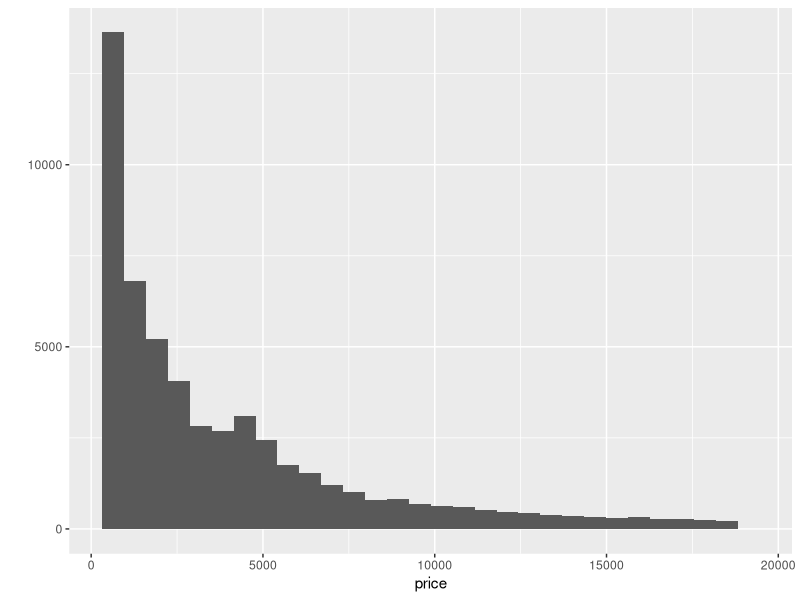
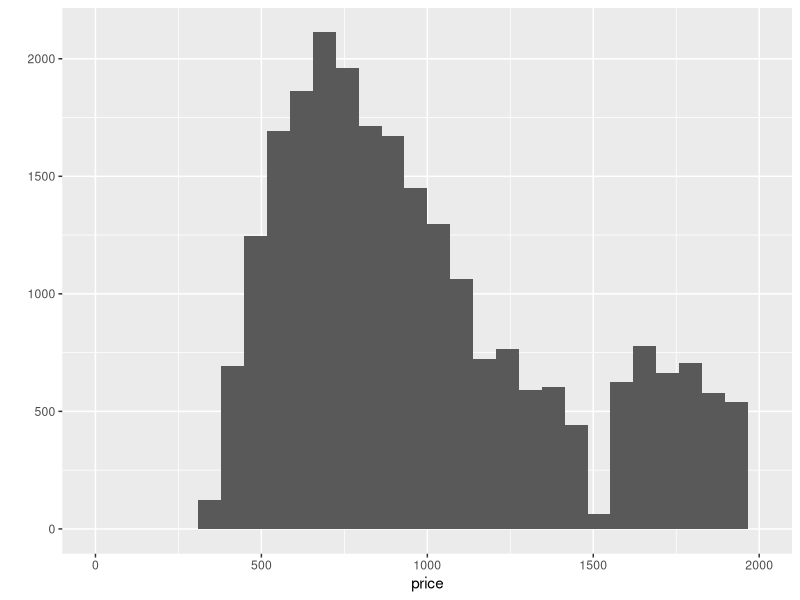
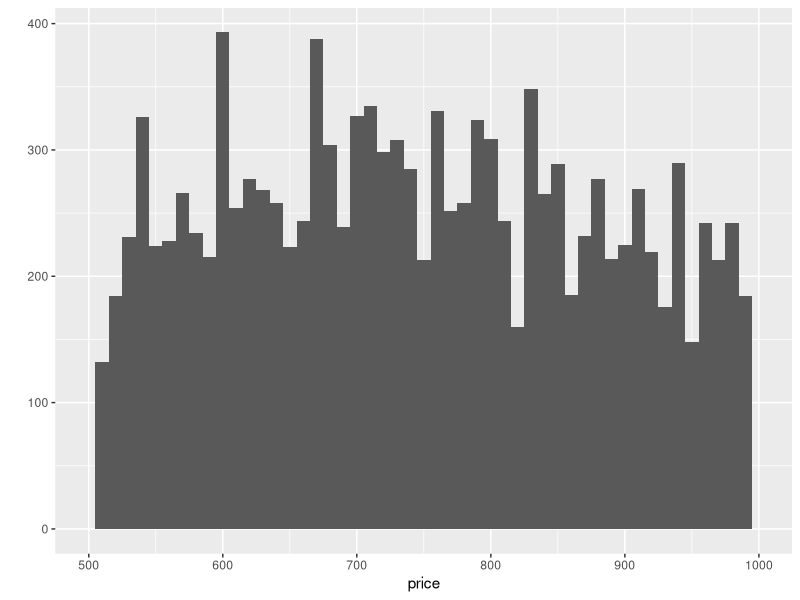
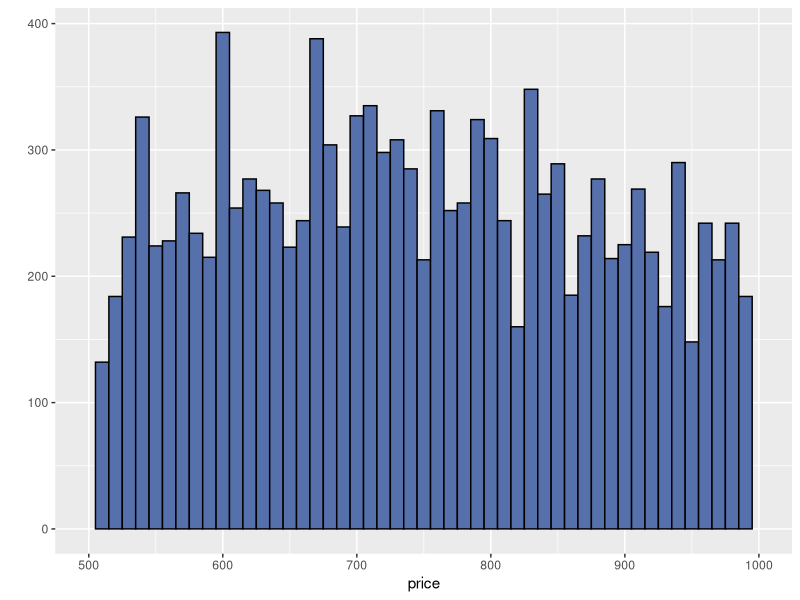
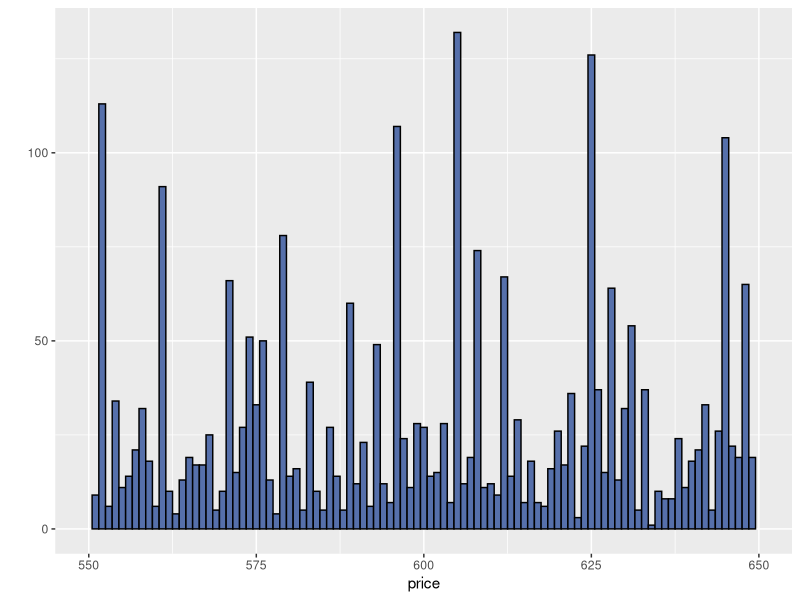
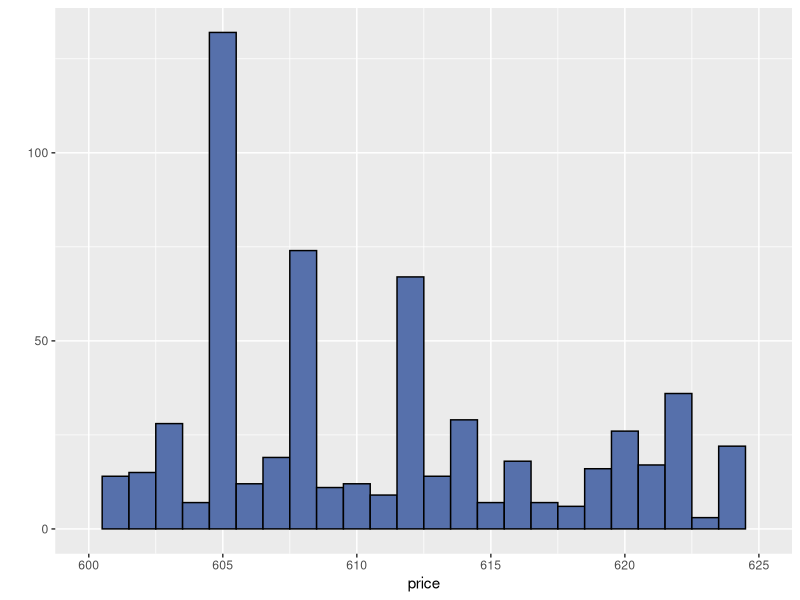
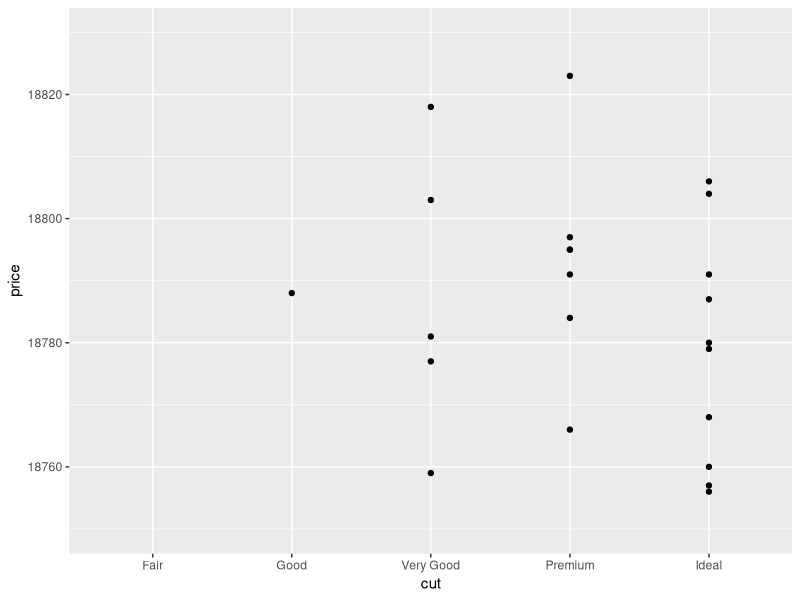
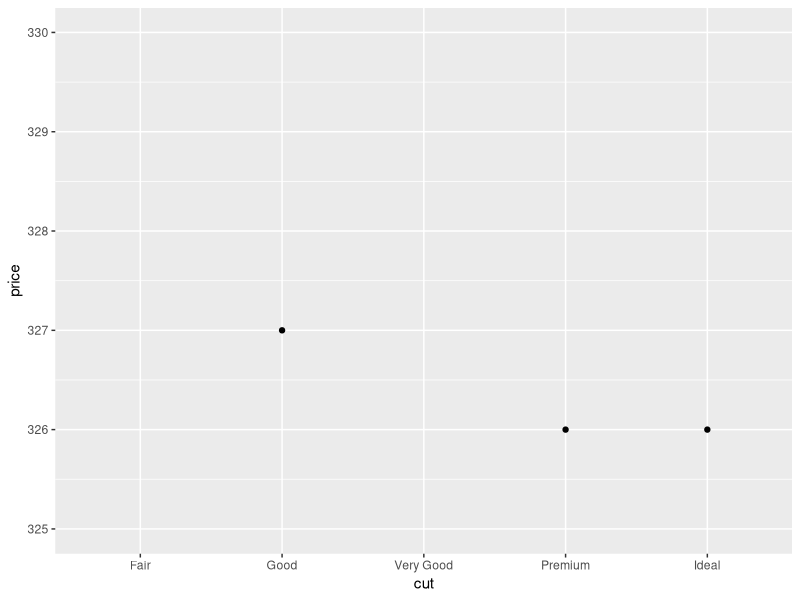

These charts were generated, in order, by the following R code:
## ---- chunk 1
knitr::opts_chunk$set(echo = TRUE)
## ---- chunk 2
library('ggplot2')
summary(diamonds)
## ---- chunk 3
head(diamonds)
?diamonds
## ---- chunk 4
levels(diamonds$clarity)
levels(diamonds$cut)
levels(diamonds$color)
## ---- chunk 5
qplot(data = diamonds, x = price)
## ---- chunk 6
summary(diamonds$price)
## ---- chunk 7
qplot(data = diamonds, x = price) +
  scale_x_continuous(limits = c(0, 2000))

print(length(diamonds$price[diamonds$price < 2401])) #less than median
print(length(diamonds$price[diamonds$price > 3933])) #less than mean
## ---- chunk 8
qplot(data = diamonds, x = price, binwidth = 10) + 
  scale_x_continuous(limits = c(500, 1000))

qplot(data = diamonds, x = price, binwidth = 10,
      fill = I("#5670AB"), color = I('black')) +
  scale_x_continuous(limits = c(500, 1000))

qplot(data = diamonds, x = price, binwidth = 1,
      fill = I("#5670AB"), color = I('black')) +
  scale_x_continuous(limits = c(550, 650))

qplot(data = diamonds, x = price, binwidth = 1,
      fill = I("#5670AB"), color = I('black')) +
  scale_x_continuous(limits = c(600, 625))
## ---- chunk 9
by(diamonds$price, diamonds$cut, summary)
## ---- chunk 10
qplot(data = diamonds, 
      x = cut,
      y = price) +
  scale_y_continuous(limits = c(18750, 18830))
## ---- chunk 11
qplot(data = diamonds, 
      x = cut,
      y = price) +
  scale_y_continuous(limits = c(325, 330))
## ---- chunk 12
qplot(x = price, data = diamonds) + facet_wrap(~ cut, scales = 'free_y')
## ---- chunk 13
qplot(x = price/carat, data = diamonds, binwidth = 0.25, geom = 'histogram') + facet_wrap(~cut, scales = 'free_y') + 
  scale_x_log10()
